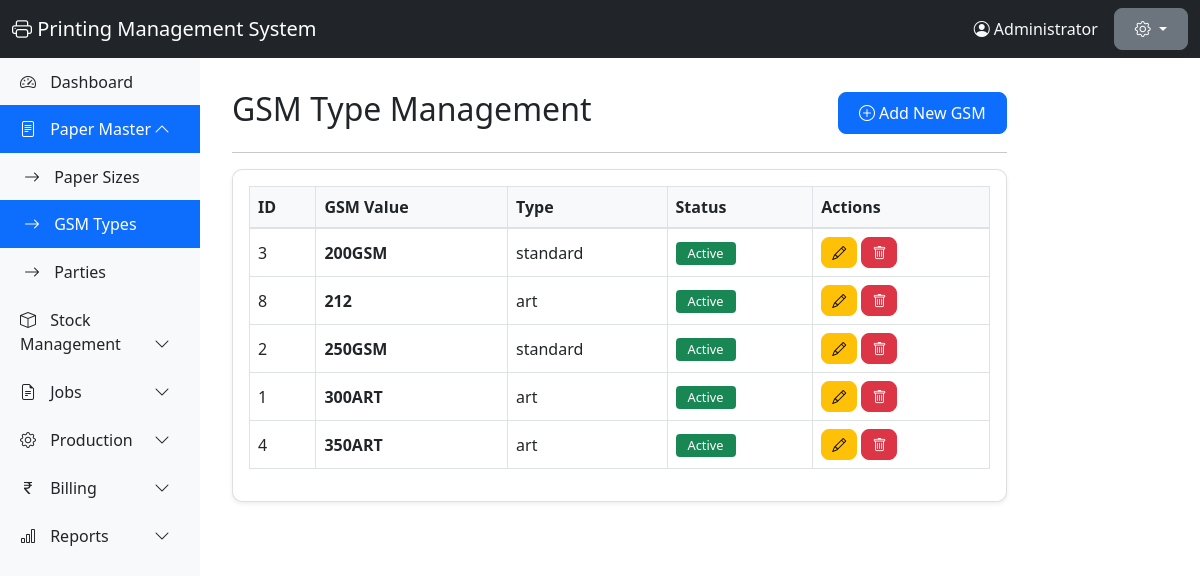
The app's page /modules/paper/gsm.php (signed in) with its own data.
### tables this page shows
CREATE TABLE `gsm_master` (
  `id` int(11) NOT NULL,
  `gsm_value` varchar(50) NOT NULL,
  `gsm_type` varchar(50) DEFAULT NULL,
  `is_active` tinyint(1) DEFAULT 1
);

### modules/paper/gsm.php (the view, shortened to what this page needs)
<?php
require_once __DIR__ . '/../../config/database.php';
$gsmList = $pdo->query("SELECT * FROM gsm_master ORDER BY gsm_value");
?>
<!DOCTYPE html>
<html lang="en">
<head>
    <link href="https://cdn.jsdelivr.net/npm/bootstrap@5.1.3/dist/css/bootstrap.min.css" rel="stylesheet">
    <link rel="stylesheet" href="https://cdn.jsdelivr.net/npm/bootstrap-icons@1.8.1/font/bootstrap-icons.css">
</head>
<body>
    <?php include_once __DIR__ . '/../../includes/header.php'; ?>
    <?php include_once __DIR__ . '/../../includes/sidebar.php'; ?>
    <div class="col-md-10 p-3">
        <div class="d-flex justify-content-between align-items-center">
            <h2>GSM Type Management</h2>
            <button class="btn btn-primary" data-bs-toggle="modal" data-bs-target="#gsmModal">
                <i class="bi bi-plus-circle"></i> Add New GSM
            </button>
        </div>
        <hr>
        <div class="card">
            <div class="card-body">
                <div class="table-responsive">
                    <table class="table table-bordered table-hover">
                        <thead>
                            <tr>
                                <th>ID</th>
                                <th>GSM Value</th>
                                <th>Type</th>
                                <th>Status</th>
                                <th>Actions</th>
                            </tr>
                        </thead>
                        <tbody>
                            <?php if($gsmList->rowCount() > 0): ?>
                                <?php while($row = $gsmList->fetch()): ?>
                                    <tr>
                                        <td><?php echo $row['id']; ?></td>
                                        <td><strong><?php echo $row['gsm_value']; ?></strong></td>
                                        <td><?php echo $row['gsm_type']; ?></td>
                                        <td>
                                            <span class="badge bg-<?php echo $row['is_active'] ? 'success' : 'danger'; ?>">
                                                <?php echo $row['is_active'] ? 'Active' : 'Inactive'; ?>
                                            </span>
                                        </td>
                                        <td>
                                            <a href="?edit=<?php echo $row['id']; ?>" class="btn btn-sm btn-warning" data-bs-toggle="modal" data-bs-target="#gsmModal">
                                                <i class="bi bi-pencil"></i>
                                            </a>
                                            <a href="?delete=<?php echo $row['id']; ?>" class="btn btn-sm btn-danger" onclick="return confirm('Are you sure?')">
                                                <i class="bi bi-trash"></i>
                                            </a>
                                        </td>
                                    </tr>
                                <?php endwhile; ?>
                            <?php else: ?>
                                <tr>
                                    <td colspan="5" class="text-center">No GSM types found</td>
                                </tr>
                            <?php endif; ?>
                        </tbody>
                    </table>
                </div>
            </div>
        </div>
    </div>
    <?php include_once __DIR__ . '/../../includes/footer.php'; ?>
</body>
</html>

### assets/css/style.css (style rules this page uses)
.card { box-shadow: 0 0.125rem 0.25rem rgba(0, 0, 0, 0.075); margin-bottom: 20px; border-radius: 10px; overflow: hidden; }
.table th { background-color: #f8f9fa; font-weight: 600; border-bottom: 2px solid #dee2e6; }
.table td { vertical-align: middle; }
.badge { padding: 5px 12px; font-weight: 500; font-size: 0.8rem; }
.btn { border-radius: 8px; padding: 8px 20px; }
.btn-sm { padding: 4px 10px; }

### records on screen
gsm_master: id "3", gsm_value "200GSM", gsm_type "standard", is_active "Active"
gsm_master: id "8", gsm_value "212", gsm_type "art", is_active "Active"
gsm_master: id "2", gsm_value "250GSM", gsm_type "standard", is_active "Active"
gsm_master: id "1", gsm_value "300ART", gsm_type "art", is_active "Active"
gsm_master: id "4", gsm_value "350ART", gsm_type "art", is_active "Active"

### other values on screen
APP_NAME "Printing Management System"
$_SESSION['full_name'] "Administrator"
